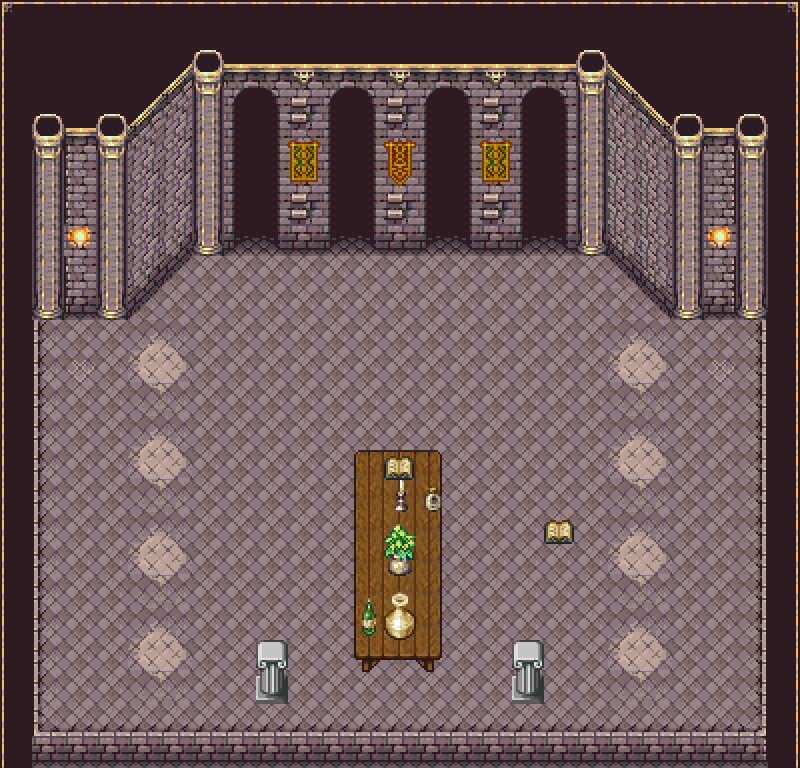

A level layout from a 2D game, rendered from its tile map. Below: a short description, then the map file with tile-grid data replaced by summaries:
An orthogonal 25x24 tile map with 32x32 px tiles, 3 tile layers (Ground, Overlay, Front), 1 hidden layer not drawn, 3 tilesets.

<map version="1.0" orientation="orthogonal" width="25" height="24" tilewidth="32" tileheight="32">
 <properties>
  <property name="name" value="valhalla" />
 </properties>
 <tileset firstgid="1" name="gas-valhalla" tilewidth="32" tileheight="32" spacing="2">
  <image source="gas-valhalla.png" width="546" height="378" />
 </tileset>
 <tileset firstgid="177" name="rpc_indoor_tileset" tilewidth="32" tileheight="32">
  <image source="rpc_indoor_tileset.png" width="352" height="447" />
 </tileset>
 <tileset firstgid="320" name="scrollsandblocks" tilewidth="32" tileheight="32">
  <image source="scrollsandblocks.png" width="544" height="320" />
 </tileset>
 <layer name="Ground" width="25" height="24">
  <data>[600 cells, 600 non-empty, 42 distinct tile ids]</data>
 </layer>
 <layer name="Overlay" width="25" height="24">
  <data>[600 cells, 99 non-empty, 27 distinct tile ids]</data>
 </layer>
 <layer name="Front" width="25" height="24">
  <data>[600 cells, 9 non-empty, 9 distinct tile ids]</data>
 </layer>
 <layer name="Collision" width="25" height="24" visible="0">
  <data>[600 cells, 120 non-empty, 1 distinct tile ids]</data>
 </layer>
</map>
